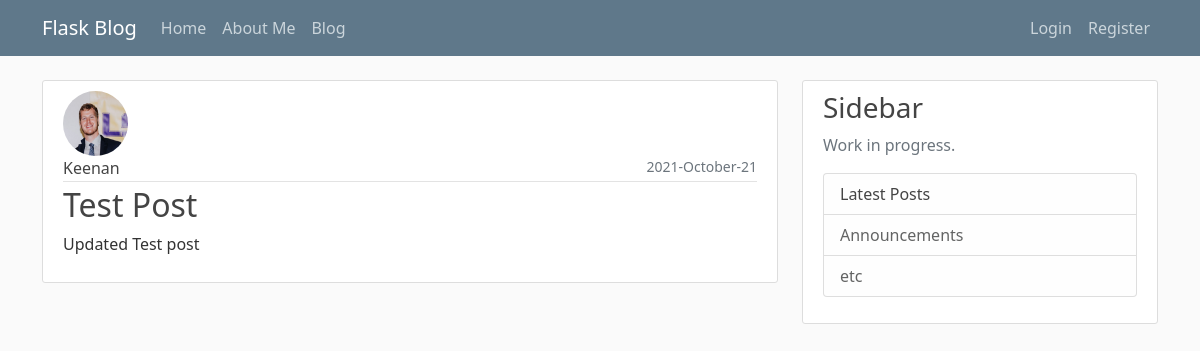
The page /post/2 on the database as committed earlier.
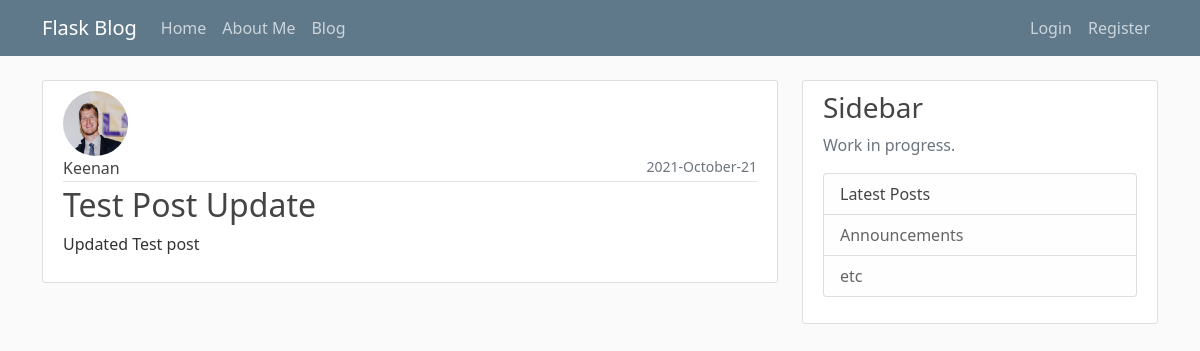
The same page on the database as committed later.
### flaskblog/models.py (models this page shows, shortened)
class Post(db.Model):
    id = db.Column(db.Integer, primary_key=True)
    title = db.Column(db.String(100), nullable=False)
    date_posted = db.Column(db.DateTime, nullable=False, default=datetime.utcnow)
    content = db.Column(db.Text, nullable=False)
    user_id = db.Column(db.Integer, db.ForeignKey('user.id'), nullable=False)

### flaskblog/posts/routes.py (the view)
@posts.route("/post/<int:post_id>")
def post(post_id):
    post = Post.query.get_or_404(post_id)
    return render_template('post.html', title=post.title, post=post)

### flaskblog/templates/post.html (shortened to what this page needs)
{% extends 'index.html' %}
{% block content %}
  <article class="media content-section">
    <img class="rounded-circle article-img" src="{{ url_for('static', filename='profile_pic/' + post.author.image_file)}}">
    <div class="media-body ml-4">
      <div class="article-metadata">
        <a class="article-title mr-2" href="{{ url_for('users.user_posts', username=post.author.username) }}">{{ post.author.username }}</a>
        <small class="text-muted float-end">{{ post.date_posted.strftime('%Y-%B-%d') }}</small>
      </div>
      <h2 class="article-title">{{ post.title }}</h2>
      <p class="article-content">{{ post.content }}</p>
    </div>
  </article>
{% endblock content%}

Rows that differ between the two databases and show on the page:
changed Post "Updated Test post": title "Test Post" → "Test Post Update"
